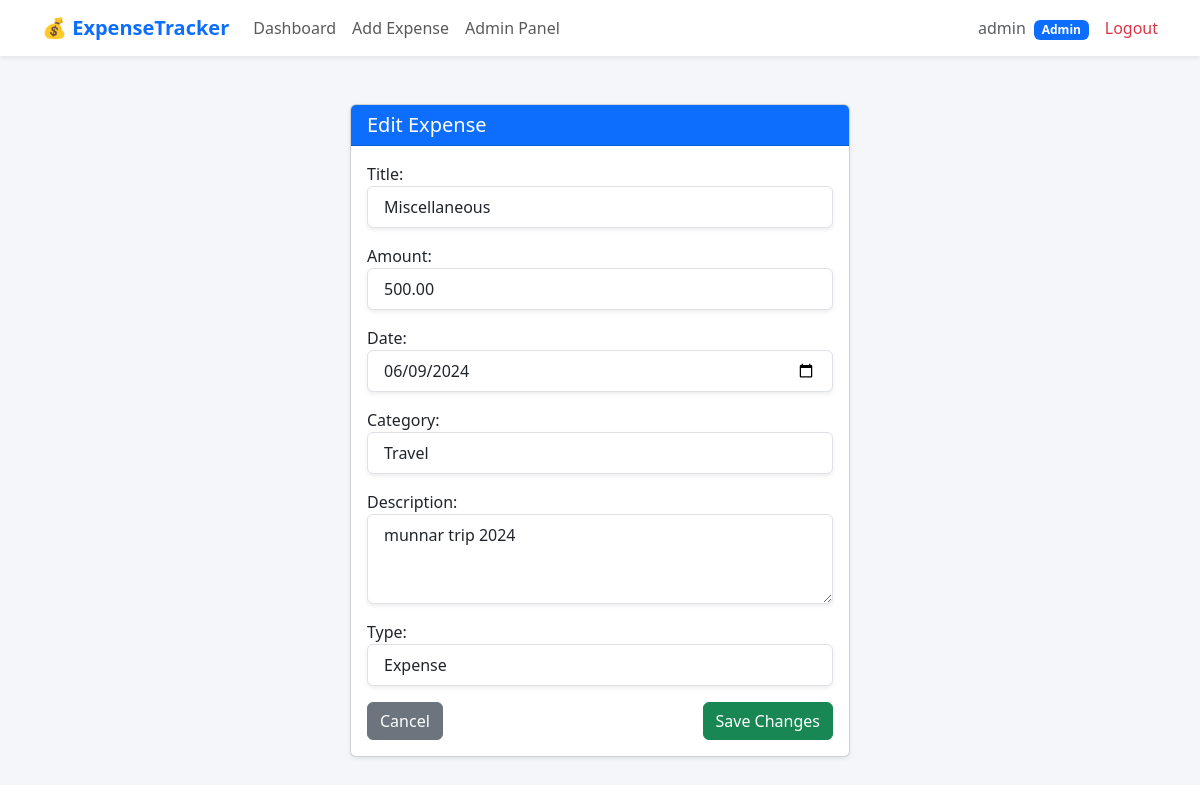
Page /edit/3/ (signed in) on the committed database.
### app/models.py (models this page shows)
class Expense(models.Model):
    TRANSACTION_TYPES = [
        ('expense', 'Expense'),
        ('income', 'Income'),
    ]
    user = models.ForeignKey(User, on_delete=models.CASCADE)
    title = models.CharField(max_length=200)
    amount = models.DecimalField(max_digits=10, decimal_places=2)
    date = models.DateField()
    category = models.ForeignKey(Category, on_delete=models.SET_NULL, null=True)
    description = models.TextField(blank=True)
    type = models.CharField(
        max_length=10,
        choices=TRANSACTION_TYPES,
        default='expense'
    )
    class Meta:
        indexes = [
            models.Index(fields=['user', '-date']),
        ]
        ordering = ['-date']

### app/views.py (the view)
# urls.py: path('edit/<int:pk>/', views.edit_expense, name='edit-expense'),
@login_required
def edit_expense(request, pk):
    expense = get_object_or_404(Expense, pk=pk, user=request.user)
    if request.method == "POST":
        form = ExpenseForm(request.POST, instance=expense)
        if form.is_valid():
            form.save()
            messages.success(request, "Expense updated!")
            return redirect('index')
    else:
        form = ExpenseForm(instance=expense)
    return render(request, 'app/edit_expense.html', {
        'form': form,
        'expense': expense
    })

### app/forms.py (shortened to what this page needs)
class ExpenseForm(forms.ModelForm):
    class Meta:
        model = Expense
        fields = ['title', 'amount', 'date', 'category', 'description', 'type']
        widgets = {
            'date': forms.DateInput(attrs={'type': 'date'}),
            'description': forms.Textarea(attrs={'rows': 3}),
            'amount': forms.NumberInput(attrs={'placeholder': '0.00'}),
        }
    def __init__(self, *args, **kwargs):
        super().__init__(*args, **kwargs)
        apply_style(self) # This applies the CSS to all fields, including the date picker

### app/forms.py (called while the page is built)
def apply_style(form):
    for field_name, field in form.fields.items():
        css_classes = 'form-control block w-full px-3 py-2 border border-gray-300 rounded-md shadow-sm focus:ring-indigo-500 focus:border-indigo-500 sm:text-sm'
        field.widget.attrs.update({'class': css_classes})

### app/models.py (called while the page is built)
    def __str__(self):
        return self.name

### app/templates/app/edit_expense.html (shortened to what this page needs)
{% extends 'base.html' %}
{% block content %}
<div class="container mt-5">
    <div class="card shadow-sm mx-auto" style="max-width: 500px;">
        <div class="card-header bg-primary text-white">
            <h5 class="mb-0">Edit Expense</h5>
        </div>
        <div class="card-body">
            <form method="POST">
                {{ form.as_p }}
                <div class="d-flex justify-content-between">
                    <a href="{% url 'index' %}" class="btn btn-secondary">Cancel</a>
                    <button type="submit" class="btn btn-success">Save Changes</button>
                </div>
            </form>
        </div>
    </div>
</div>
{% endblock %}

### app/templates/base.html (shortened to what this page needs)
<!DOCTYPE html>
<html lang="en">
<head>
    <link href="https://cdn.jsdelivr.net/npm/bootstrap@5.3.0/dist/css/bootstrap.min.css" rel="stylesheet">
</head>
<body>
<nav class="navbar navbar-expand-lg navbar-light bg-white shadow-sm">
    <div class="container">
        <a class="navbar-brand text-primary" href="{% url 'home' %}">
            💰 ExpenseTracker
        </a>
        <div class="collapse navbar-collapse" id="navbarNav">
            {% if user.is_authenticated %}
            <ul class="navbar-nav me-auto">
                <li class="nav-item">
                    <a class="nav-link" href="{% url 'index' %}">
                        Dashboard
                    </a>
                </li>
                <li class="nav-item">
                    <a class="nav-link" href="{% url 'add-expense' %}">
                        Add Expense
                    </a>
                </li>
                {% if user.is_staff %}
                <li class="nav-item">
                    <a class="nav-link" href="{% url 'admin-dashboard' %}">
                        Admin Panel
                    </a>
                </li>
                {% endif %}
            </ul>
            {% endif %}
            <ul class="navbar-nav ms-auto">
                {% if user.is_authenticated %}
                <li class="nav-item me-3 align-self-center">
                    <span class="text-muted">
                        {{ request.user.username }}
                        {% if user.is_staff %}
                            <span class="badge bg-primary ms-1">Admin</span>
                        {% endif %}
                    </span>
                </li>
                <li class="nav-item">
                    <form method="post" action="{% url 'logout' %}">
                        <button class="btn btn-link nav-link text-danger p-0">
                            Logout
                        </button>
                    </form>
                </li>
                {% else %}
                <li class="nav-item">
                    <a class="nav-link" href="{% url 'login' %}">
                        Login
                    </a>
                </li>
                {% endif %}
            </ul>
        </div>
    </div>
</nav>
<main>
    {% block content %}{% endblock %}
</main>
</body>
</html>

### app/templates/base.html (style rules this page uses)
body { background-color: #f4f6f9; }
.navbar-brand { font-weight: bold; }

### rows in the picture
Expense: title "Miscellaneous", amount "500.00", date "06/09/2024", category "Travel", description "munnar trip 2024", type "Expense"

### other values in the picture
{{ request.user.username }} "admin"
